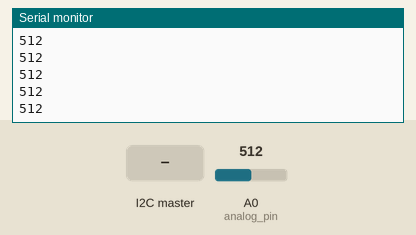
Simulated run of this program. Board: Arduino Uno, built with avr-gcc and run on an emulated ATmega328P. Shown: the last lines printed to the serial monitor. The test bench sets the inputs (shaded band); at power-on: A0 (analog_pin) = 512.

Above: at 1.2 s.
1.3 s: the I2C master sends the byte 1
At 1.31 s:
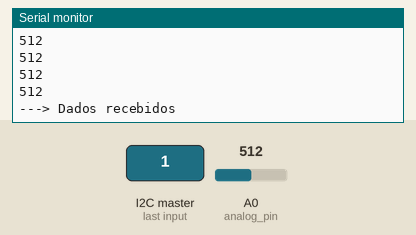
2.8 s: A0 (analog_pin) set to 716
At 2.81 s:
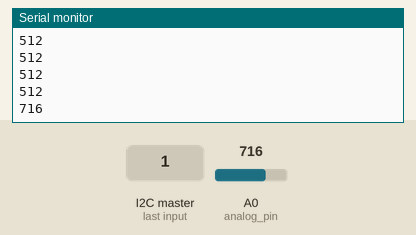
4.3 s: A0 (analog_pin) set to 900
At 4.32 s:
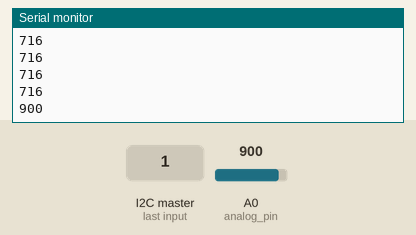
Timing chart, 0 to 7.3 s (numbered marks = the images above; inputs shaded):
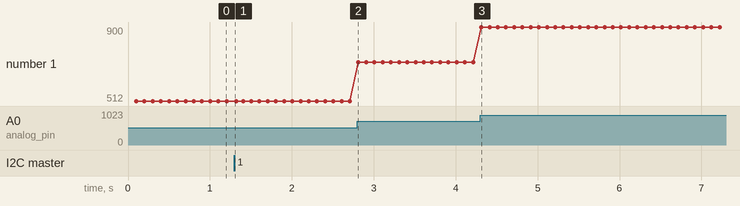

Measured:
- after the input at 1.3 s, the serial monitor: prints a new line at once (image 1)
- after the input at 2.8 s, the serial monitor: prints a new line at once (image 2)
- after the input at 4.3 s, the serial monitor: prints a new line at once (image 3)
- plotted number 1: 512 → 716 after the input at 2.8 s, 716 → 900 after the input at 4.3 s

The program:

main.cpp
```cpp
// Declaração de bibliotecas
#include <Arduino.h>
#include <Wire.h>

// Declaração dos pinos de entrada e saída
const int ledPin = LED_BUILTIN;
const int analog_pin = A0;

// Função de recepção de dados
void receiveEvent(int howMany)
{
    Serial.println(F("---> Dados recebidos"));
    while (0 < Wire.available())
    {                            // enquanto houver dados para ler
        char c = Wire.read();    // recebe um byte do mestre
        digitalWrite(ledPin, c); // escreve o byte no pino de saída
    }
}

// Função de requisição de dados
void requestEvents()
{
    Serial.println(F("---> Pedido requerido"));
    Wire.write(highByte(analogRead(analog_pin))); // escreve o mais significativo
    Wire.write(lowByte(analogRead(analog_pin)));  // escreve o menos significativo
}

void setup()
{
    Serial.begin(9600);
    Serial.println("I2C Scanner");

    Wire.begin(0x8); // inicia a comunicação I2C como escravo
    Wire.onRequest(requestEvents);
    Wire.onReceive(receiveEvent);

    /*
    PARTE SÓ DO LED
    Wire.onReceive(receiveEvent); // registra evento de recepção

    pinMode(ledPin, OUTPUT);
    digitalWrite(ledPin, LOW);
    */
}

void loop()
{
    delay(100);
    Serial.println(analogRead(analog_pin));
}
```
